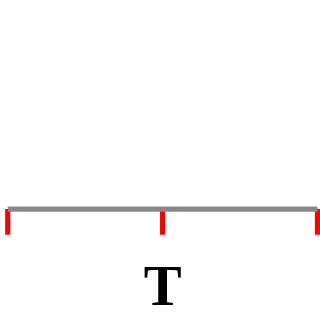

Vega-Lite specification stored for this chart:
### Vega specification from a JSON file in a GitHub repository (floating-point values rounded to 4 significant figures)
{"width": 60, "height": 40, "scales": [{"name": "x", "type": "linear", "domain": [0, 10], "range": "width"}], "config": {"axisX": {"tickDash": [4, null, 2], "tickColor": "red", "titleFont": "A B"}, "axisY": {"tickDash": [1, 1], "titleFont": "C"}}, "axes": [{"orient": {"signal": "\"bottom\""}, "scale": "x", "tickCount": 2, "labels": false, "title": "T"}]}
